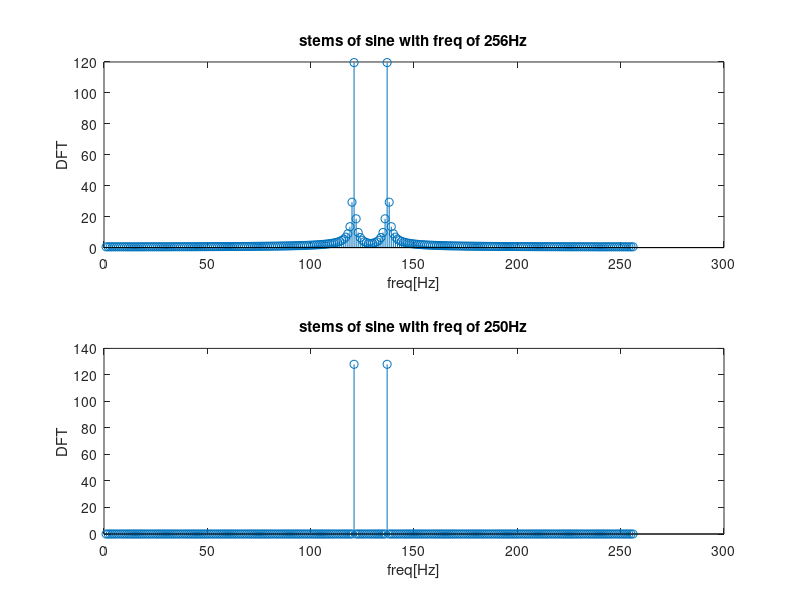
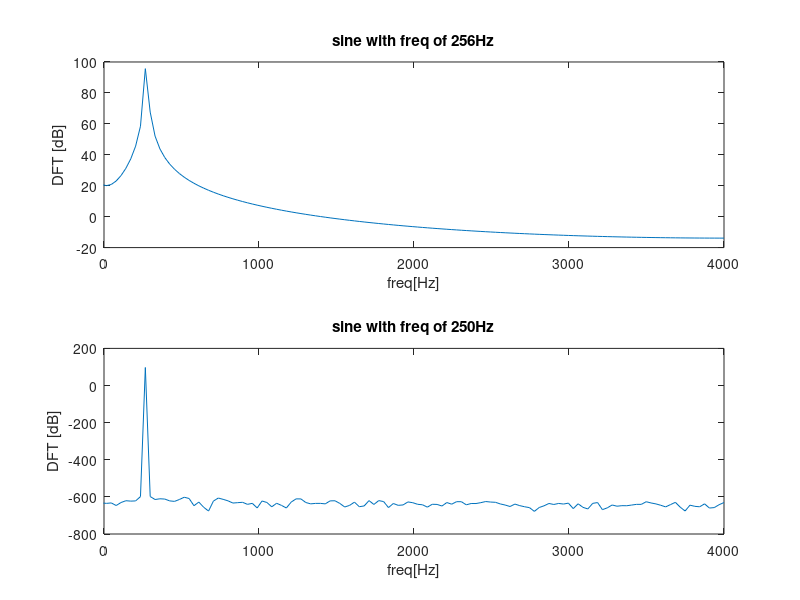
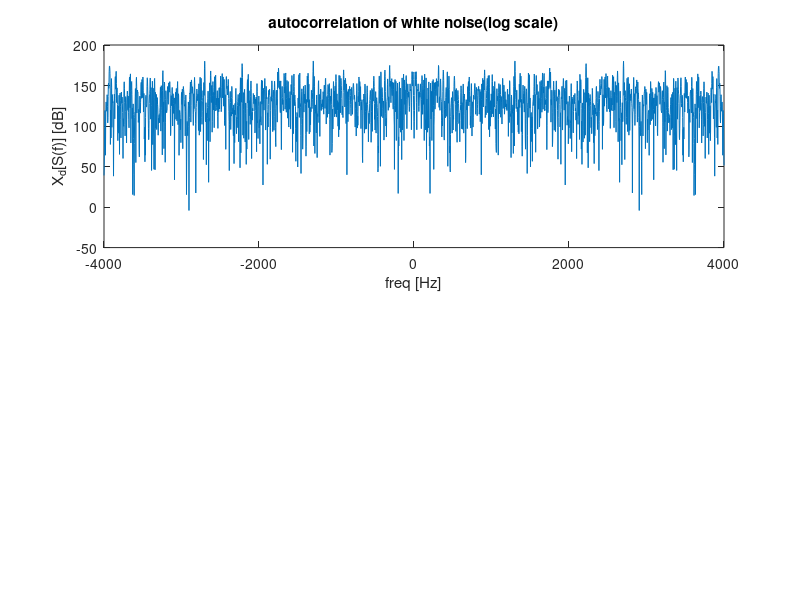

Write the MATLAB code that produced these figures, in order. (Note: this script raises an error after producing the figures.)

%% Question 1 simple signal processing

F1=256;
F2=250;
Fs=8*10^3;
Ts=1/Fs;
t=(0:1:255)*Ts;

sine1 = sin(2*pi*F1*t);
sine2 = sin(2*pi*F2*t);

Fourier1 = fftshift(fft(sine1));
Fourier2 = fftshift(fft(sine2));

figure(1);
subplot(2,1,1);
stem(abs(Fourier1));
title("stems of sine with freq of 256Hz");
xlabel("freq[Hz]");
ylabel("DFT");

subplot(2,1,2);
stem(abs(Fourier2));
title("stems of sine with freq of 250Hz");
xlabel("freq[Hz]");
ylabel("DFT");

%Plot the DFT of the sines in DB
y = linspace(-Fs/2,Fs/2,256);

figure(2);

subplot(2,1,1);
plot(y,20*log(abs(Fourier1)));
title("sine with freq of 256Hz");
xlabel("freq[Hz]");
ylabel("DFT [dB]");
xlim([0 Fs/2]);

subplot(2,1,2);
plot(y,20*log(abs(Fourier2)));
title("sine with freq of 250Hz");
xlabel("freq[Hz]");
ylabel("DFT [dB]");
xlim([0 Fs/2]);

%% 1.2 Random vector and Periodogram
n =1000;
RandomVec = randn(1,n);
y_auto = linspace(-Fs/2,Fs/2 ,3000);
R_s=xcorr(RandomVec);
R_s_fft= fftshift(fft(R_s,3000));
figure(3);
subplot(2,1,1);
plot(y_auto,20*log(abs(R_s_fft)));
title("autocorrelation of white noise(log scale)");
xlabel("freq [Hz]");
ylabel("X_d[S(f)] [dB]");

load('FIR_co.mat');
filter_noise = filter(Num,1,RandomVec);

periodogram_spec = (abs(fftshift(fft(filter_noise,3000)))).^2/length(filter_noise);

figure(3);
subplot(2,1,2);
y_Periodogram=linspace(-4000,4000,3000);
plot(y_Periodogram,20*log(periodogram_spec));
title("White noise through LPF");
xlabel("freq [Hz]");
ylabel("X_d[S(f)] [dB]");


%% 2 speech signal and it's qualities
audio_freq=8*10^3;
T_audio=1/audio_freq;
audio=audioread('Speech2.wav');
soundsc(audio);

%%2.2 Zero padding

c= ceil(length(audio)/256)*256-length(audio);
padded_audio = [audio ; zeros(c,1)];

%2.3 - the signal in time 

figure(4);
t=0:T_audio:(length(padded_audio)*T_audio)-T_audio;
plot(t,padded_audio);
title("Speech2.wav graphed by time");
xlabel('t[sec]');
ylabel('amp');

%2.4 - splitting the signal into windows and choosing voiced and unvoiced

frames = reshape(padded_audio',256,length(padded_audio)/256)';


figure(5)

%Unvoice 
unvoiced=frames(36,:);
subplot(2,1,1);
plot(unvoiced);
title('Unvoiced frame (frame 36)');
xlabel('t[sec]');
ylabel('amp');

%voiced

subplot(2,1,2);
voiced=frames(31,:);
plot(voiced);
title('Voiced frame (frame 31)');
xlabel('t[sec]');
ylabel('amp');

%2.5 - Revluation of Voiced frame in freq domain
figure(6);

%single cicle dft
DFT_voiced_single=fftshift(fft(voiced(80:121)));
y_single=linspace(0,256,42);
subplot(2,1,1);
hold all;
plot(y_single,abs(DFT_voiced_single));
title("DFT of a single cicle of the voiced frame")
xlabel("freq[Hz]")
ylabel("X_d[\theta]")



%DFT of the whole frame
y_single_voiced=linspace(0,256,256);
DFT_voiced = fftshift(fft(voiced));
subplot(2,1,1);
plot(y_single_voiced,abs(DFT_voiced/max(DFT_voiced_single)));
title("DFT of the voiced frame with the enveloped drawn ")
xlabel("K")
ylabel('X_D[K]')
subplot(2,1,2);
plot(abs(DFT_voiced));
title("DFT of the voiced frame ")
xlabel("K")
ylabel('X_D[K]')

